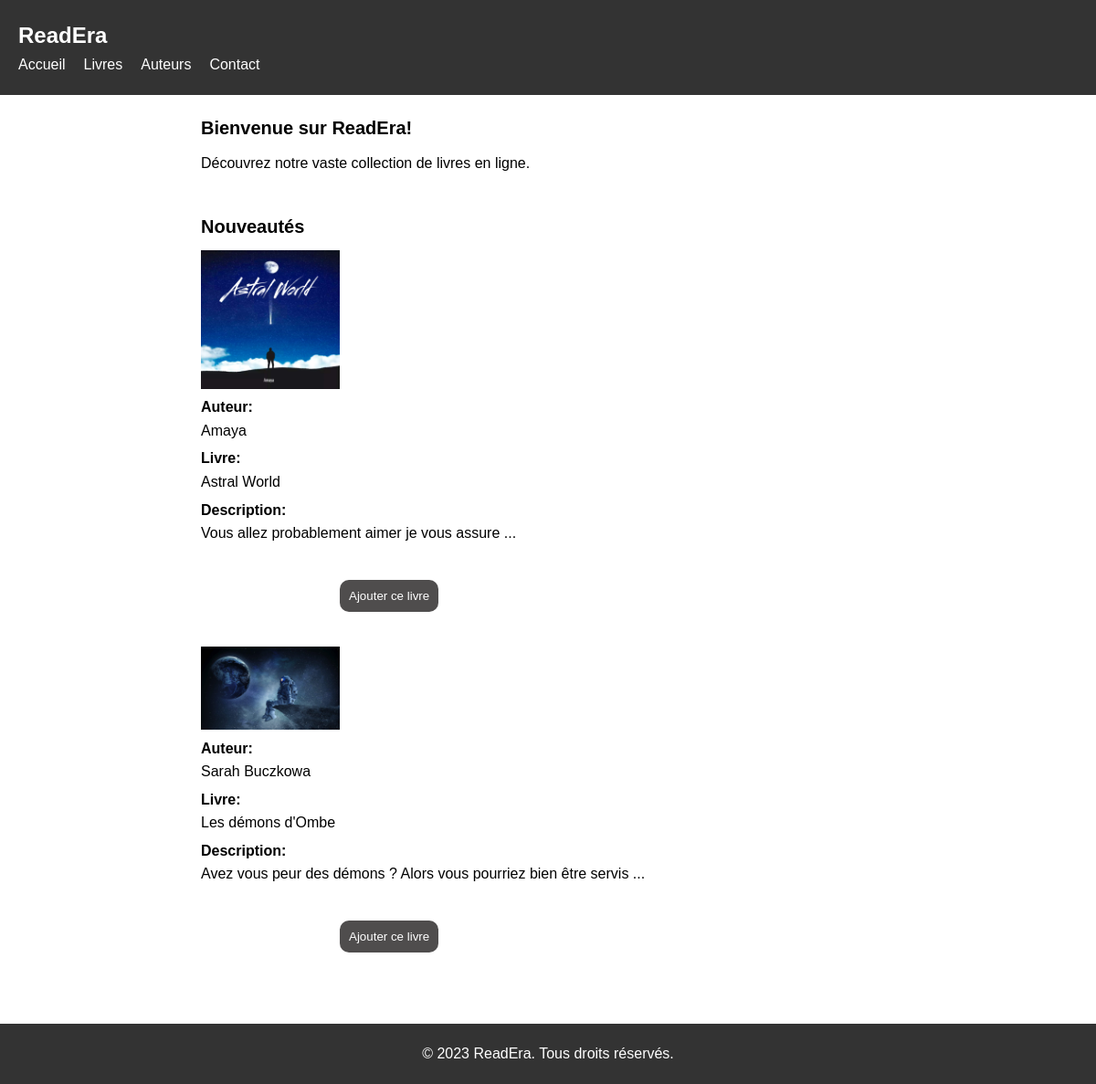
The page / on the database its author committed.
### livres/models.py (models this page shows, shortened)
class Livres(models.Model):
    livre = models.CharField(max_length= 50)
    Auteur = models.CharField(max_length= 58)
    Description = models.TextField()
    actif = models.BooleanField()
    image = models.ImageField(upload_to='images', blank = True)
    class Meta:
        verbose_name = ("Livre")
        verbose_name_plural = ("Livres")

### livres/views.py (the view)
# urls.py: path('', home),
def home(request):
    livres = Livres.objects.all()
    return render(request, 'index.html', context={'livres': livres})

### templates/index.html
{% extends 'base.html' %}
{% block section %}
    <div>
        {% for livre in livres %}
            <div>
                <img src="{{ livre.image.url }}" alt="">
                <p class="auteur"><h4>Auteur:</h4>{{ livre.Auteur }}</p>
            </div>
            <div>
                <p class="livre">
                    <h4>Livre:</h4>{{ livre.livre }}
                </p>
            </div>
            <div>
                <p class="livre">
                    <h4>Description:</h4>{{ livre.Description }}
                </p>
                <button>Ajouter ce livre</button>
            </div>
        {% endfor %}
    </div>
{% endblock section %}

### templates/base.html (shortened to what this page needs)
<!DOCTYPE html>
<html lang="en">
<head>
</head>
<body>
    <header>
        <h1>ReadEra</h1>
        <nav>
            <ul>
                <li><a href="#">Accueil</a></li>
                <li><a href="#">Livres</a></li>
                <li><a href="#">Auteurs</a></li>
                <li><a href="#">Contact</a></li>
            </ul>
        </nav>
    </header>
    <main>
        <section>
            <h2>Bienvenue sur ReadEra!</h2>
            <p>Découvrez notre vaste collection de livres en ligne.</p>
        </section>
        <section>
            <h2>Nouveautés</h2>
            <section>
                {% block section %} {% endblock section %}
            </section>
        </section>
    </main>
    <footer>
        <p>&copy; 2023 ReadEra. Tous droits réservés.</p>
    </footer>
</body>
</html>

### templates/base.html (style rules this page uses)
* { margin: 0; padding: 0; box-sizing: border-box; }
body { font-family: Arial, sans-serif; line-height: 1.6; }
header { background-color: #333; color: #fff; padding: 20px; }
header h1 { font-size: 24px; }
nav ul { list-style: none; display: flex; }
nav ul li { margin-right: 20px; }
nav ul li a { color: #fff; text-decoration: none; }
main { max-width: 800px; margin: 20px auto; padding: 0 20px; }
section { margin-bottom: 40px; }
h2 { font-size: 20px; margin-bottom: 10px; }
footer { background-color: #333; color: #fff; text-align: center; padding: 20px; }
.auteur { font-size: 25px; }
.livre { font-size: larger; padding-bottom: 5px; }
img { height: 20%; width: 20%; }
button { padding: 10px; margin-bottom: 5%; margin-top: 5%; margin-left: 20%; border: none; background-color: rgba(36, 33, 33, 0.8); border-radius: 10px; color: #fff; }

### rows shown on the page
Livres: image (picture), Auteur "Amaya", livre "Astral World", Description "Vous allez probablement aimer je vous assure ..."
Livres: image (picture), Auteur "Sarah Buczkowa", livre "Les démons d'Ombe", Description "Avez vous peur des démons ? Alors vous pourriez bien être servis ..."
